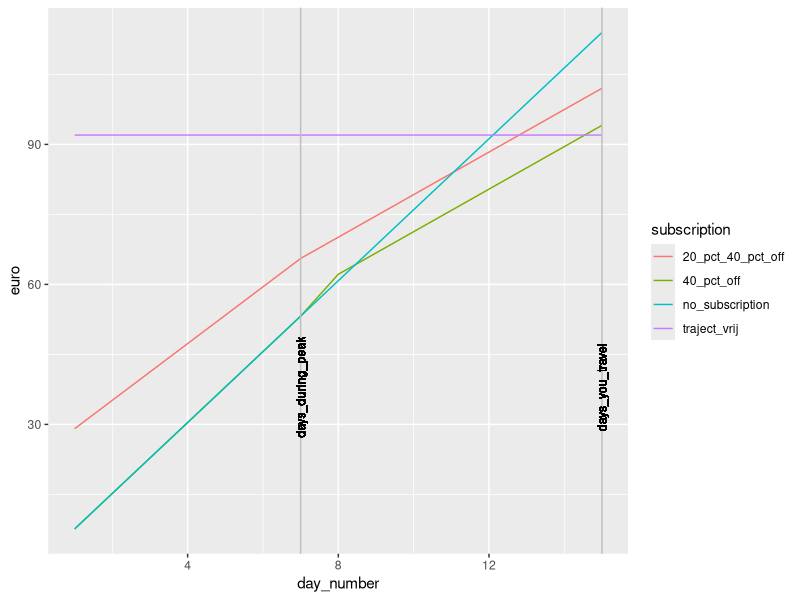

This chart was generated by the following R code:
##################
# Load libraries #
##################
library(tidyverse)

#############
# Variables #
#############

# Number of days a month you will travel the specified route. Plus nu number of days you expect to go traveling during off-peak hours
days.i.travel = 15
travel.off.peak = 8 # specify the number of days to travel off-peak

# Check for days entered and calculate days travelling during peak hours
if(travel.off.peak > days.i.travel){
  message("\n ERROR: Number of days entered do not match")
} else travel.peak = days.i.travel - travel.off.peak

# Price of a single journey as indicated in ns.nl + calculate a return ticket price (= 2 times price of a single journey)
price.single.journey = 3.80
traject.costs = 2 * price.single.journey

traject.fixed  = 92 # Traveller gets 100% discount on a fixed traject


###################
# Fixed variables #
###################

# List of subscriptions plus their standard monthly costs (without travelling)

no.subscrition = 0 # You anly pay the price for the fair
free.anytime = 351 # Traveller can travel throughout the Netherlands withoud additional costs
fourty.pct = (53/12) # Traveller gets 40% discount (off-peak hours) - costs of the subscription calculated per month
twenty.fourty.pct = 23 # Traveller gets 20%discounts during peak hours & 40% discount duing off-peak hours



# Days to calculate a price for (one month has 30 days on average)
days = c(1:days.i.travel)
days.off.peak = c(1:travel.off.peak)
days.peak = c(1:(days.i.travel-travel.off.peak))


#############
# Functions #
#############

# No subscription 
 no.sub = function(x) {
   monthly.costs = x * traject.costs + no.subscrition
   return(monthly.costs)
 }

# Fixed 
fixed.sub = function(x) {
  monthly.costs = x * (traject.costs*0) + traject.fixed
  return(monthly.costs)
}

# Free anytime
free.anytime.sub = function(x) {
  monthly.costs = x * (traject.costs*0) + free.anytime
  return(monthly.costs)
}
 
# 40% off 
 fourty.pct.sub = function(y) {
   monthly.costs = (y * traject.costs*0.6) + no.sub(travel.peak) + fourty.pct
   return(monthly.costs)
 }
 
 # 20% off
 twenty.sub = function(z) {
   monthly.costs = (z * traject.costs*0.8) +twenty.fourty.pct
   return(monthly.costs)
 }
 
 # 40% off - no subscriptioncosts  
 fourty.pct2.sub = function(y) {
   monthly.costs = (y * traject.costs*0.6) + twenty.sub(travel.peak)
   return(monthly.costs)
 }
 
 ##########################
 # Monthly costs and plot #
 ##########################
 
 # Functions into one dataframe for one month of travel
 df.costs = data.frame(cbind(as.vector(days), # Number of days in a month
                       as.vector(no.sub(days)),
                       as.vector(fixed.sub(days)),
                       c(as.vector(no.sub(days.peak)),as.vector(fourty.pct.sub(days.off.peak))),
                       c(as.vector(twenty.sub(days.peak)),as.vector(fourty.pct2.sub(days.off.peak))),
                       as.vector(free.anytime.sub(days))
                       )
 )

 # Create column names of the dataframe  
colnames(df.costs) = c("day_number", 
                 "no_subscription",
                 "traject_vrij",
                 "40_pct_off",
                 "20_pct_40_pct_off",
                 "free_anytime")

#First filter if the super expensive "traject_vrij" is worth to show
if(free.anytime > 1.25*traject.fixed){
  df.costs = df.costs %>% select(-free_anytime)
}


# Datafrome in long format
df.costs.long = gather(df.costs,
                       key = "subscription",
                       value = "euro",
                       -day_number)


# Plot the costs per #days you travel for each type of subscription 


  
# Pass filtered data to ggplot
ggplot(df.costs.long)+
  geom_line(aes(x = day_number, y = euro, colour = subscription))+
  geom_vline(xintercept= days.i.travel, colour="grey") +
  geom_text(aes(x=days.i.travel, label="days_you_travel", y = 5*traject.costs), colour="black", angle=90, size = 3)+
  geom_vline(xintercept= travel.peak, colour="grey") +
  geom_text(aes(x=travel.peak, label="days_during_peak", y = 5*traject.costs), colour="black", angle=90, size = 3)

#############################
# Calculate cheapest option #
#############################

cost.my.days = as.data.frame(df.costs.long %>% filter(day_number == days.i.travel))

message("\n Costs for the number of days you travel");cost.my.days

# cheaperst option
ordered.cheap.to.expensive = cost.my.days[order(cost.my.days$euro),]

# Print the cheapest option
message("\n This is your cheapest option:");ordered.cheap.to.expensive[1,2:3]

message("\n This is your MOST EXPENSIVE option:");ordered.cheap.to.expensive[nrow(ordered.cheap.to.expensive),2:3]
